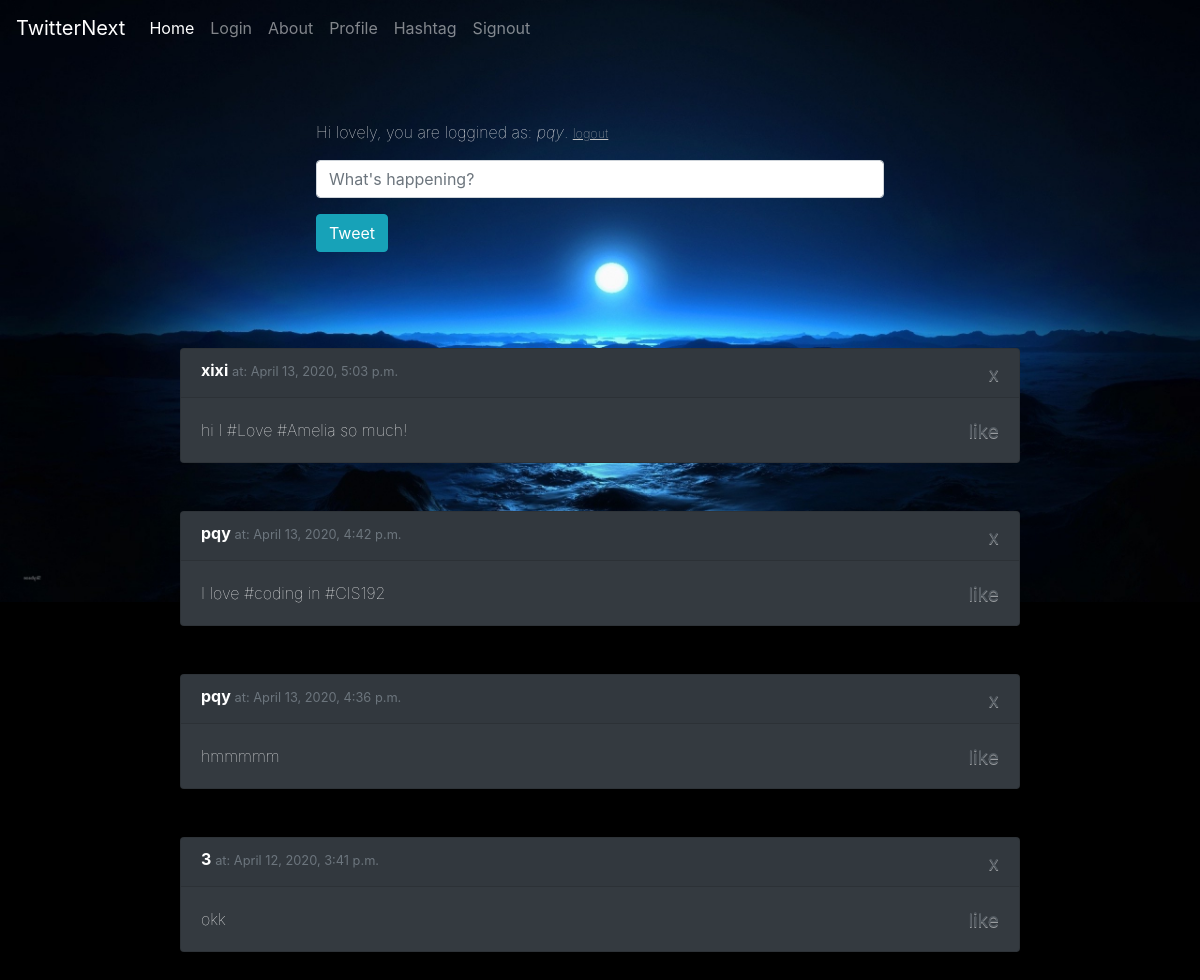
The app's page /home/ (signed in) with its own data.
### core/models.py (models this page shows, shortened)
class Tweet(models.Model):
    body = models.CharField(max_length=280)
    created_at = models.DateTimeField(auto_now=True)
    author = models.ForeignKey(User, on_delete=models.DO_NOTHING)

### core/views.py (the view, shortened to what this page needs)
# urls.py: 2. Add a URL to urlpatterns:  path('', views.home, name='home')
def home(request):
    tweets = Tweet.objects.order_by("created_at").reverse()
    return render(request, "home.html", {"tweets" : tweets, "user": request.user, "valid": True})

### core/templates/home.html (shortened to what this page needs)
<!DOCTYPE html>
<html lang="en">
  <head>
    {% load static %}
    <link rel="stylesheet" type="text/css" href="{% static 'new.css' %}">
    <link
      rel="stylesheet"
      href="https://stackpath.bootstrapcdn.com/bootstrap/4.4.1/css/bootstrap.min.css"
    />
  </head>
  <body class="black">
    <nav class="navbar navbar-expand-lg navbar-dark bg-transparent">
      <a class="navbar-brand active" href="/home">TwitterNext</a>
      <div class="collapse navbar-collapse" id="navbarSupportedContent">
        <ul class="navbar-nav mr-auto">
          <li class="nav-item active">
            <a class="nav-link" href="/home">
              Home <span class="sr-only">(current)</span></a>
          </li>
          <li class="nav-item">
            <a class="nav-link" href="/login">Login</a>
          </li>
          <li class="nav-item">
            <a class="nav-link" href="/about">About</a>
          </li>
          <li class="nav-item">
            <a class="nav-link" href="/profile">Profile</a>
          </li>
          <li class="nav-item">
             <a class="nav-link" href="/hashtag">Hashtag</a>
          </li>
           <li class="nav-item">
            <a class="nav-link" href="/signout">Signout</a>
          </li>
        </ul>
      </div>
    </nav>
    <div class="jumbotron bg-transparent">
      <div class="mx-auto dark" style="width: 50%; border-radius: 0px;">
        <p class="muted-text">
        Hi lovely, you are loggined as: <em>{{user}}</em>. <a href="/signout";"><small><u>logout</u></small></a>
        <br>
         </p>
        <form method="POST" action="/home/">
          <div class="form-group">
            <input name="body" class="form-control" placeholder="What's happening?" />
          </div>
          <button type="submit" formmethod="post" class="btn btn-info"> Tweet </button>
        </form>
      </div>
    </div>
  {% for tweet in tweets %}
    <div class="card mx-auto text-white bg-dark mb-5" style="width: 70%">
      <h6 class="card-header font-weight-light mb-0 align-text-bottom">
        <b class = "font-weight-bold">{{tweet.author}}   </b><small class="text-muted">at: {{tweet.created_at}}</small>
        <a class="close text-muted" href="/delete?id={{tweet.id}}"><small>x</small></a>
      </h6>
      <div class="card-body">
        <p class="card-text">{{tweet.body}} <a class="text-muted close" href="/like?id={{tweet.id}}"><small>like</small></a> </p>
      </div>
    </div>
  {%endfor%}
  </body>
</html>

### core/static/new.css (style rules this page uses)
.black { background-image: url("m1.jpg"); background-size: 100%; background-repeat: no-repeat; background-color: black; }
p { color: white !important; opacity: 100%; font-weight: 100 !important; }
u { color: rgb(194, 194, 194) !important; opacity: 100%; font-weight: 100 !important; }
small { text-align: right; }

### records on screen
Tweet: author "xixi", created_at "April 13, 2020, 5:03 p.m.", body "hi I #Love #Amelia so much!"
Tweet: author "pqy", created_at "April 13, 2020, 4:42 p.m.", body "I love #coding in #CIS192"
Tweet: author "pqy", created_at "April 13, 2020, 4:36 p.m.", body "hmmmmm"
Tweet: author "3", created_at "April 12, 2020, 3:41 p.m.", body "okk"

### other values on screen
{{ user }} "pqy"
